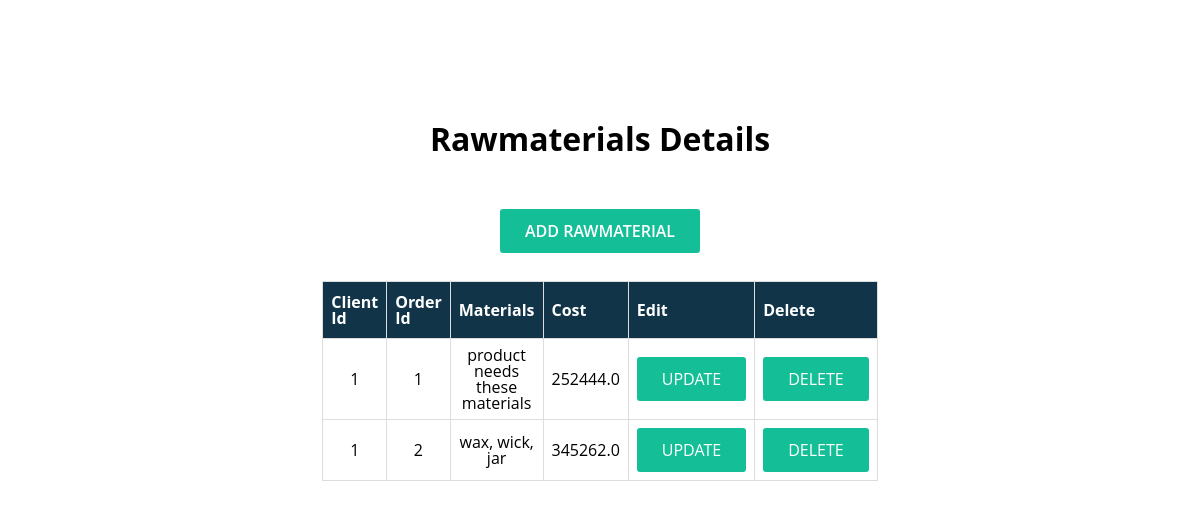
Screenshot of /editrawmaterials with the database file from the repository.
### tables this page shows
CREATE TABLE rawmaterials (
                        clientid INTEGER,
                        orderid INTEGER,
                        materials TEXT,
                        cost REAL,
                        FOREIGN KEY(clientid) REFERENCES client(clientid) ON DELETE CASCADE,
                        FOREIGN KEY(orderid) REFERENCES orders(orderid) ON DELETE CASCADE
                );

### app.py (the view)
@app.route('/editrawmaterials')
def render_editrawmaterials():
    conn = sqlite3.connect('file.db')
    c = conn.cursor()
    rawmaterials_query = c.execute("""SELECT * FROM rawmaterials""").fetchall()
    return render_template("editrawmaterials.html", rawmaterials=rawmaterials_query)

### templates/editrawmaterials.html (shortened to what this page needs)
<!DOCTYPE html>
<html lang="en">
<head>
     <link rel="stylesheet" href="{{ url_for('static' , filename='style.css' ) }}">
</head>
<body>
    <h1 id="edithead" style="text-align: center;">Rawmaterials Details</h1>
    <div class="table">
        <table id ="edittable">
            <tr>
                <th>Client Id</th>
                <th>Order Id</th>
                <th>Materials</th>
                <th>Cost</th>
                <th>Edit</th>
                <th>Delete</th>
            </tr>
            <div>
                <a id="edit" href="/addrawmaterial">ADD RAWMATERIAL</a>
            </div>
            {% for rawmaterial in rawmaterials %}
                <form action="" method="POST">
                    <tr>
                        <td>{{rawmaterial[0]}}</td>
                        <td>{{rawmaterial[1]}}</td>
                        <td>{{rawmaterial[2]}}</td>
                        <td>{{rawmaterial[3]}}</td>
                        <td><a id="edit" href="/editrawmaterials/{{rawmaterial[1]}}">UPDATE</a></td>
                        <td><a id="edit" href="/deleterawmaterial/{{rawmaterial[1]}}">DELETE</a></td>
                    </tr>
                </form>
            {% endfor %}
        </table>
    </div>
</body>
</html>

### static/style.css (style rules this page uses)
html, body { margin: 0px; font: 550 1rem/1rem "Open Sans",sans-serif; background-color: #ffffff; }
body { width: 100% }
.table { width:min-content; text-align: center; margin: auto; }
.table > div:nth-child(1) > a:nth-child(1) { margin-top: 12px; margin-bottom: 28px; }
#edithead { margin: 50px auto 50px auto; }
#edittable { font: 500 1rem/1rem "Open Sans",sans-serif; border-collapse: collapse; border-radius: 5px; width: 100%; }
#edittable td, #edittable th { border: 1px solid #ddd; padding: 8px; }
#edittable th { padding-top: 12px; padding-bottom: 12px; text-align: left; background-color: #113448; color: white; }
#edit:link, #edit:visited { background-color: #14bf98; border-radius: 3px; color: white; padding: 14px 25px; text-align: center; text-decoration: none; display: inline-block; }
#edithead { text-align: center; margin-top: 131px; }

### rows the page displays
rawmaterials: clientid "1", orderid "1", materials "product needs these materials", cost "252444.0"
rawmaterials: clientid "1", orderid "2", materials "wax, wick, jar", cost "345262.0"
